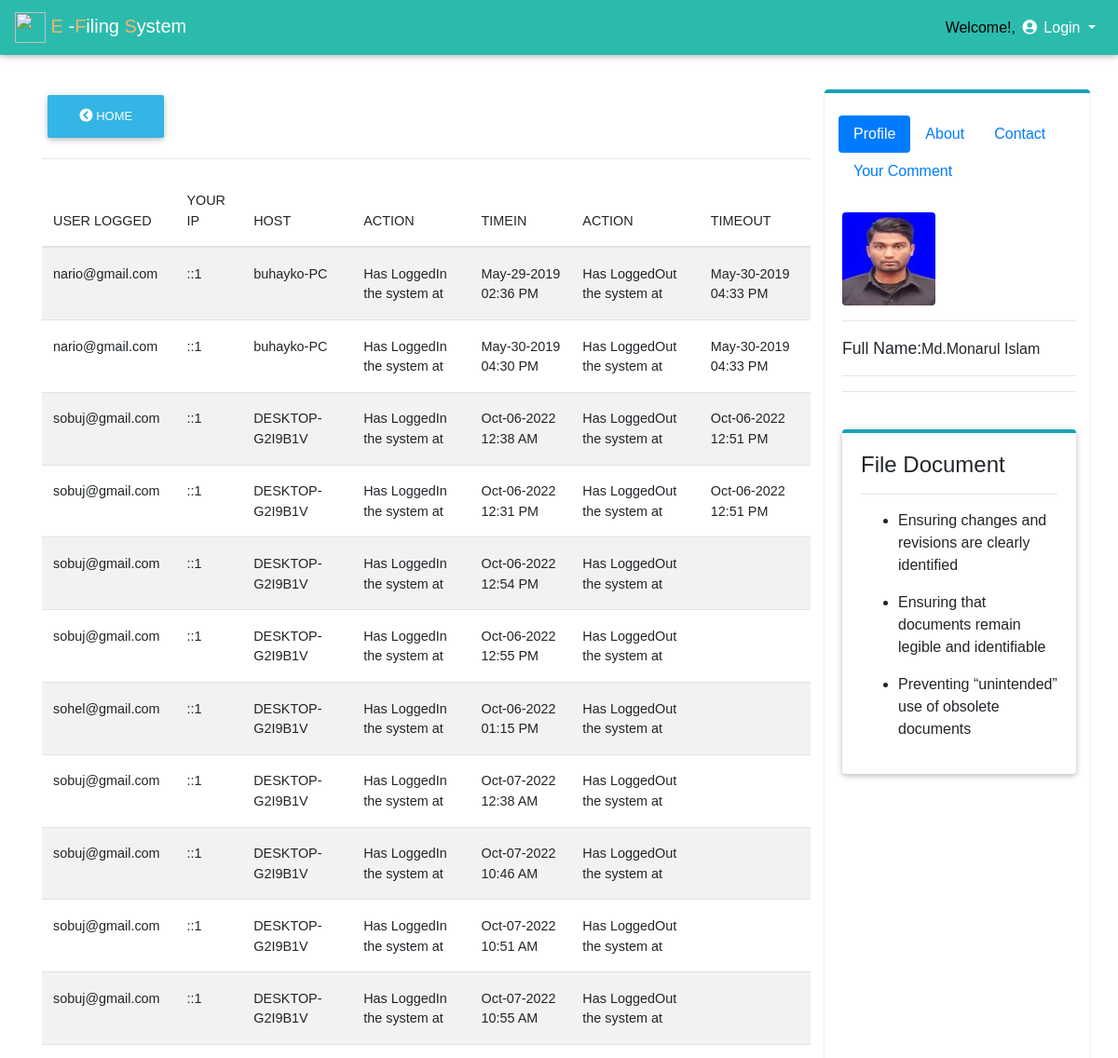
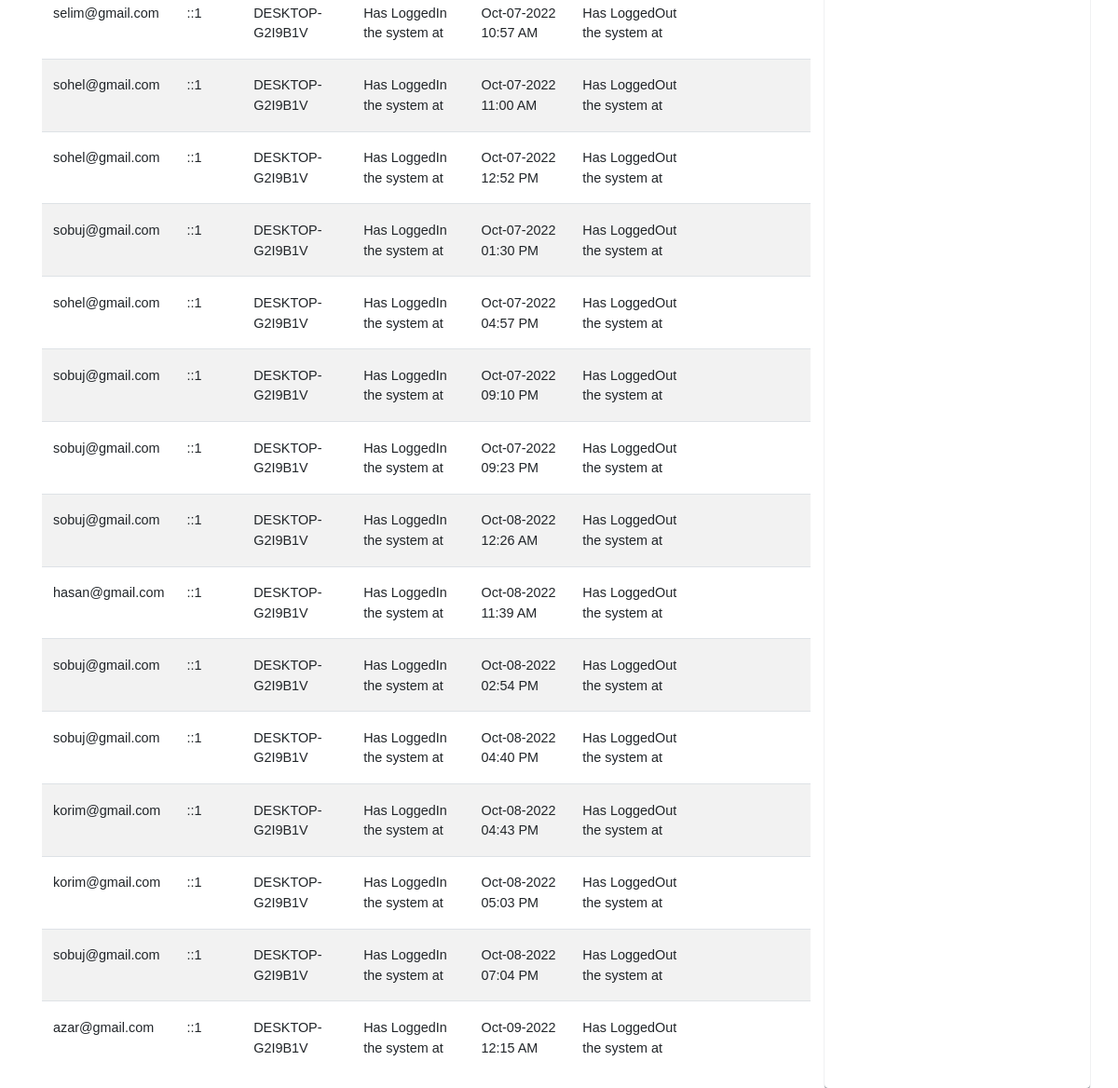
The app's page /private_user/history_log.php (signed in), older data (2 pictures, top to bottom).
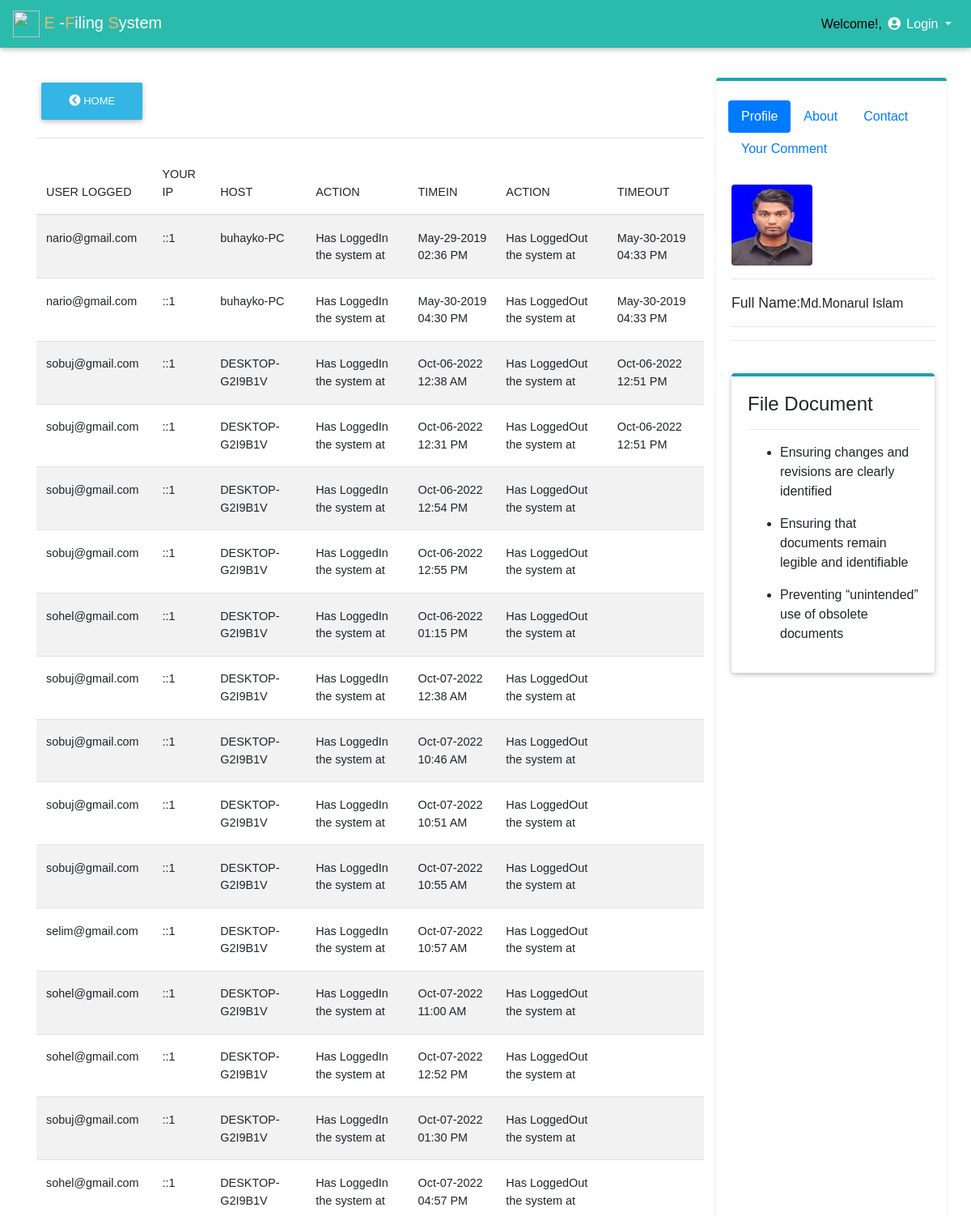
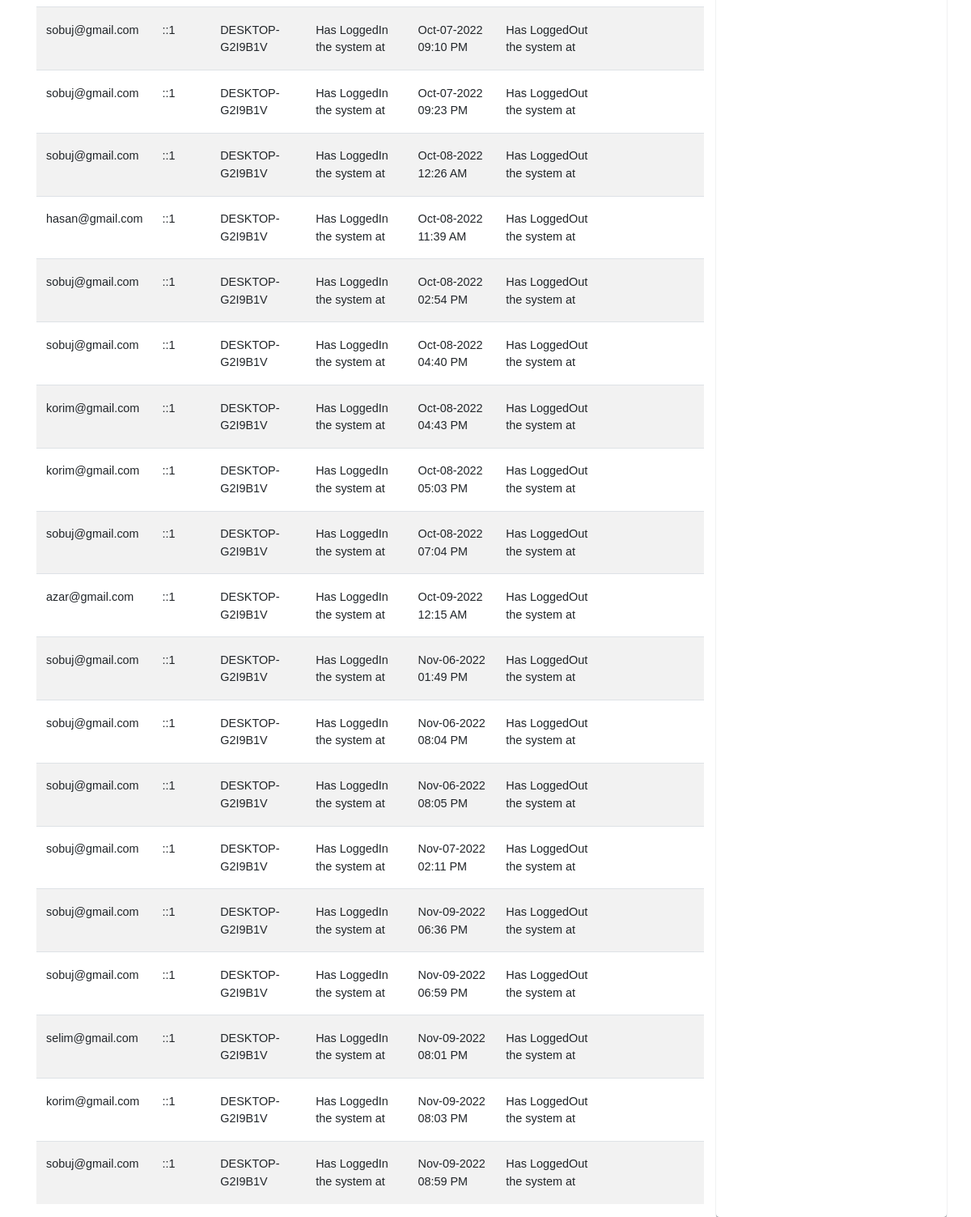
The same page, newer data (2 pictures, top to bottom).
### tables this page shows
CREATE TABLE `history_log` (
  `log_id` int(11) NOT NULL,
  `id` int(11) NOT NULL,
  `email_address` text NOT NULL,
  `action` varchar(100) NOT NULL,
  `actions` varchar(200) NOT NULL DEFAULT 'Has LoggedOut the system at',
  `ip` text NOT NULL,
  `host` text NOT NULL,
  `login_time` varchar(200) NOT NULL,
  `logout_time` varchar(200) NOT NULL
);

### private_user/history_log.php (the view, shortened to what this page needs)
<!DOCTYPE html>
<html lang="en">
<head>
  <link rel="stylesheet" href="https://use.fontawesome.com/releases/v5.8.1/css/all.css">
  <link href="css/bootstrap.min.css" rel="stylesheet">
  <link href="css/mdb.min.css" rel="stylesheet">
  <link href="css/style.css" rel="stylesheet">
    <link rel="stylesheet" type="text/css" href="media/css/dataTable.css" />
</head>
<body style="padding:0px; margin:0px; background-color:#fff;font-family:arial,helvetica,sans-serif,verdana,'Open Sans'">
  <?php
     require_once("include/connection.php");
   $id = mysqli_real_escape_string($conn,$_SESSION['email_address']);
  $r = mysqli_query($conn,"SELECT * FROM login_user where id = '$id'") or die (mysqli_error($con));
  $row = mysqli_fetch_array($r);
   $id=$row['email_address'];
?>
<nav class="mb-1 navbar navbar-expand-lg navbar-dark default-color fixed-top">
    <a class="navbar-brand" href="#"><img src="js/img/Files_Download.png" width="33px" height="33px"> <font color="#F0B56F">E</font> -<font color="#F0B56F">F</font>iling <font color="#F0B56F">S</font>ystem</a>
  <div class="collapse navbar-collapse" id="navbarSupportedContent-4">
    <ul class="navbar-nav ml-auto">
      <li class="nav-item dropdown">
        <a class="nav-link dropdown-toggle" id="navbarDropdownMenuLink-4" data-toggle="dropdown"
          aria-haspopup="true" aria-expanded="false">
           <font color="black">Welcome!,</font> <?php echo ucwords(htmlentities($id)); ?> <i class="fas fa-user-circle"></i> Login </a>
      </li>
    </ul>
  </div>
</nav>
<br>
<br><Br><br>
<div class="container">
  <div class="row">
     <div class="col-md-9">
    <div class="">
    <a href="home.php"><button type="button" class="btn btn-info"><i class="fas fa-chevron-circle-left"></i>  Home</button></a>
    </div>
<hr>
  <table id="dtable" class = "table table-striped" style="">
     <thead>
    <th>USER LOGGED</th>
     <th>YOUR IP</th>
     <th>HOST</th>
     <th>ACTION</th>
     <th>TIMEIN</th>
     <th>ACTION</th>
     <th>TIMEOUT</th>
</thead>
<tbody>
    <tr>
        <?php
        require_once("include/connection.php");
      $query = mysqli_query($conn,"SELECT * from history_log") or die (mysqli_error($conn));
      while($file=mysqli_fetch_array($query)){
         $name =  $file['email_address'];
         $ip =  $file['ip'];
         $host =  $file['host'];
         $action =  $file['action'];
         $logintime =  $file['login_time'];
         $actions =  $file['actions'];
         $logouttime =  $file['logout_time'];
      ?>
      <td><?php echo $name; ?></td>
       <td><?php echo $ip; ?></td>
      <td><?php echo $host; ?></td>
      <td><?php echo $action; ?></td>
      <td><?php echo $logintime; ?></td>
      <td><?php echo $actions; ?></td>
      <td><?php echo $logouttime; ?></td>
    </tr>
<?php } ?>
</tbody>
   </table>
    </div>
 <div class="col-md-3" style="border-top: 4px solid #17a2b8;border-radius: 4px;  box-shadow: 0px 1px 1px 0px  #6c757d;"><br>
  <ul class="nav nav-pills mb-3" id="pills-tab" role="tablist">
  <li class="nav-item">
    <a class="nav-link active" id="pills-home-tab" data-toggle="pill" href="#pills-home" role="tab"
      aria-controls="pills-home" aria-selected="true">Profile</a>
  </li>
  <li class="nav-item">
    <a class="nav-link" id="pills-profile-tab" data-toggle="pill" href="#pills-profile" role="tab"
      aria-controls="pills-profile" aria-selected="false">About</a>
  </li>
  <li class="nav-item">
    <a class="nav-link" id="pills-contact-tab" data-toggle="pill" href="#pills-contact" role="tab"
      aria-controls="pills-contact" aria-selected="false">Contact</a>
  </li>
  <li class="nav-item">
    <a class="nav-link" id="pills-contact-tab" data-toggle="pill" href="#pills-contact" role="tab"
      aria-controls="pills-contact" aria-selected="false">Your Comment</a>
  </li>
</ul>
<div class="tab-content pt-2 pl-1" id="pills-tabContent">
  <div class="tab-pane fade show active" id="pills-home" role="tabpanel" aria-labelledby="pills-home-tab">
    <img src="img/m.jpg" class="rounded" alt="..."><hr>
    <div class="">
     <div class=""><p><b style="font-size: 1.1em">Full Name:</b>Md.Monarul Islam</p></div>
  </div>
  <hr>
  </div>
<hr><br>
<div class="card" style="border-top: 4px solid #17a2b8;border-radius: 4px;">
  <div class="card-body">
    <h4 class="card-title">File Document</h4><hr>
    <ul>
      <li> <p>Ensuring changes and revisions are clearly identified</p></li>
      <li> <p>Ensuring that documents remain legible and identifiable</p></li>
      <li> <p>Preventing “unintended” use of obsolete documents</p></li>
    </ul>
  </div>
</div>
 </div>
</div>
</div>
<link rel="stylesheet" type="text/css" href="https://cdn.datatables.net/1.10.9/css/jquery.dataTables.min.css"/>
<link rel="stylesheet" type="text/css" href="https://cdn.datatables.net/responsive/1.0.3/css/dataTables.responsive.css">
</body>
</html>

Row changes from the older to the newer data that the page shows:
added history_log: email_address "sobuj@gmail.com", ip "::1", host "DESKTOP-G2I9B1V", action "Has LoggedIn the system at", login_time "Nov-06-2022 01:49 PM", actions "Has LoggedOut the system at"
added history_log: email_address "sobuj@gmail.com", ip "::1", host "DESKTOP-G2I9B1V", action "Has LoggedIn the system at", login_time "Nov-06-2022 08:04 PM", actions "Has LoggedOut the system at"
added history_log: email_address "sobuj@gmail.com", ip "::1", host "DESKTOP-G2I9B1V", action "Has LoggedIn the system at", login_time "Nov-06-2022 08:05 PM", actions "Has LoggedOut the system at"
added history_log: email_address "sobuj@gmail.com", ip "::1", host "DESKTOP-G2I9B1V", action "Has LoggedIn the system at", login_time "Nov-07-2022 02:11 PM", actions "Has LoggedOut the system at"
added history_log: email_address "sobuj@gmail.com", ip "::1", host "DESKTOP-G2I9B1V", action "Has LoggedIn the system at", login_time "Nov-09-2022 06:36 PM", actions "Has LoggedOut the system at"
added history_log: email_address "sobuj@gmail.com", ip "::1", host "DESKTOP-G2I9B1V", action "Has LoggedIn the system at", login_time "Nov-09-2022 06:59 PM", actions "Has LoggedOut the system at"
added history_log: email_address "selim@gmail.com", ip "::1", host "DESKTOP-G2I9B1V", action "Has LoggedIn the system at", login_time "Nov-09-2022 08:01 PM", actions "Has LoggedOut the system at"
added history_log: email_address "korim@gmail.com", ip "::1", host "DESKTOP-G2I9B1V", action "Has LoggedIn the system at", login_time "Nov-09-2022 08:03 PM", actions "Has LoggedOut the system at"
added history_log: email_address "sobuj@gmail.com", ip "::1", host "DESKTOP-G2I9B1V", action "Has LoggedIn the system at", login_time "Nov-09-2022 08:59 PM", actions "Has LoggedOut the system at"
